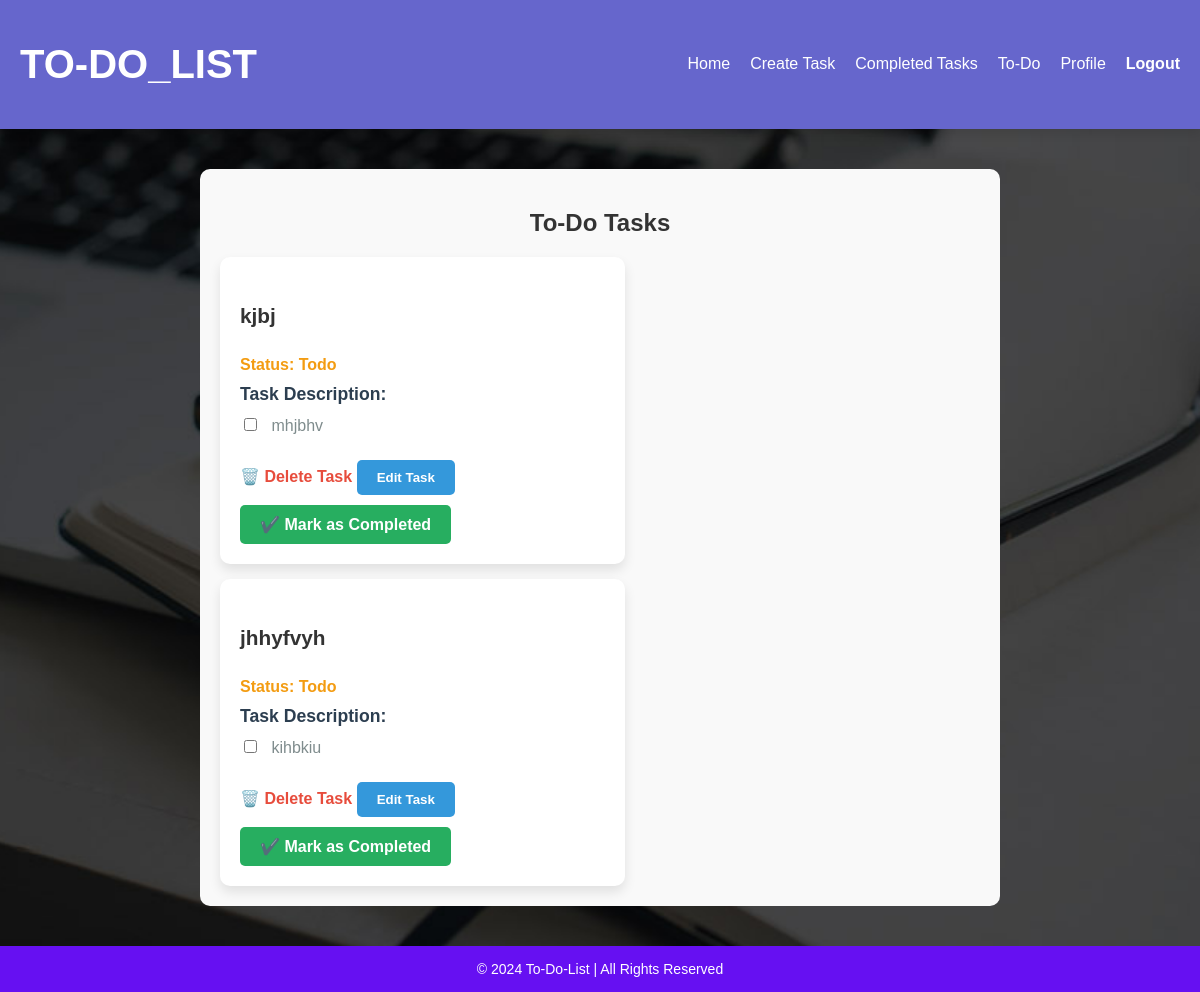
Page /todo-tasks/ (signed in) on the committed database.
### tasks/models.py (models this page shows, shortened)
class Task(models.Model):
    user = models.ForeignKey(User, on_delete=models.CASCADE, default=1)
    title = models.CharField(max_length=200)
    description = models.TextField()
    status = models.CharField(max_length=10, choices=[('todo', 'To-Do'), ('completed', 'Completed')])

### tasks/views.py (the view)
# urls.py: path('todo-tasks/', views.todo_tasks, name='todo_tasks'),
@login_required
def todo_tasks(request):
    tasks = Task.objects.filter(user=request.user, status='todo')  # Get to-do tasks for the logged-in user
    return render(request, 'tasks/todo.html', {'tasks': tasks})

### tasks/templates/tasks/todo.html (shortened to what this page needs)
{% extends 'tasks/base.html' %}
{% load static %}
{% block content %}
<body style="background-image: url('{% static 'assets/images/banner-item-03.jpg' %}'); background-size: cover; background-position: center; background-attachment: fixed;">
    <div style="max-width: 800px; margin: auto; padding: 20px; font-family: 'Poppins', Arial, sans-serif;">
        <div style="max-width: 800px; margin: auto; padding: 20px; font-family: Arial, sans-serif; background-color: #f9f9f9; border-radius: 10px;">
            <h2 style="text-align: center; color: #333; margin-bottom: 20px;">To-Do Tasks</h2>
            <div style="display: flex; flex-wrap: wrap; gap: 15px; margin-top: 20px;">
                {% for task in tasks %}
                    <div style="background-color: #fff; border-radius: 10px; box-shadow: 0 6px 12px rgba(0, 0, 0, 0.1); width: 48%; padding: 20px; transition: transform 0.3s;">
                        <h4 style="color: #333; font-size: 1.3em; font-weight: bold;">{{ task.title }}</h4>
                        <p style="color: #f39c12; font-weight: bold; margin-bottom: 10px;">Status: {{ task.status|title }}</p>
                        <div style="font-size: 1.1em; font-weight: bold; color: #2c3e50; margin-bottom: 10px;">
                            Task Description:
                        </div>
                        <div style="margin-bottom: 15px; font-size: 1em; color: #7f8c8d;">
                            {% for line in task.description.splitlines %}
                                <label style="display: block; margin-bottom: 5px; font-size: 1rem;">
                                    <input type="checkbox" style="margin-right: 10px;">
                                    {{ line }}
                                </label>
                            {% endfor %}
                        </div>
                        <a href="{% url 'delete_task' task.id %}" style="color: #e74c3c; font-weight: bold; text-decoration: none; margin-top: 10px; display: inline-block; transition: color 0.3s;">
                            🗑️ Delete Task
                        </a>
                        <button onclick="openEditModal({{ task.id }}, '{{ task.title }}', '{{ task.description }}', '{{ task.status }}')"
                                style="background-color: #3498db; color: white; border: none; padding: 10px 20px; border-radius: 5px; font-weight: bold; cursor: pointer; display: inline-block; margin-top: 10px; transition: background-color 0.3s;">
                            Edit Task
                        </button>
                        <a href="{% url 'update_task_status' task.id %}" style="background-color: #27ae60; color: white; font-weight: bold; text-decoration: none; padding: 10px 20px; border-radius: 5px; margin-top: 10px; display: inline-block; transition: background-color 0.3s;">
                            ✔️ Mark as Completed
                        </a>
                    </div>
                {% empty %}
                    <p style="text-align: center; color: #888;">No to-do tasks available.</p>
                {% endfor %}
            </div>
        </div>
    </div>
    <body data-edit-url="{% url 'edit_task' task_id=0 %}">
</body>
{% endblock %}

### tasks/templates/tasks/base.html (style rules this page uses)
body { font-family: 'Poppins', sans-serif; margin: 0; padding: 0; background-color: #f8f9fa; display: flex; flex-direction: column; height: 100vh; }

### tasks/templates/tasks/todo.html (style rules this page uses)
body { font-family: 'Poppins', Arial, sans-serif; background-color: #f4f4f9; color: #333; margin: 0; padding: 0; }
div[style*="box-shadow"] { position: relative; transition: transform 0.2s ease-in-out, box-shadow 0.2s ease-in-out; }
button { background-color: #3498db; color: white; }

### rows in the picture
Task: title "kjbj", status "Todo", splitlines "mhjbhv"
Task: title "jhhyfvyh", status "Todo", splitlines "kihbkiu"
